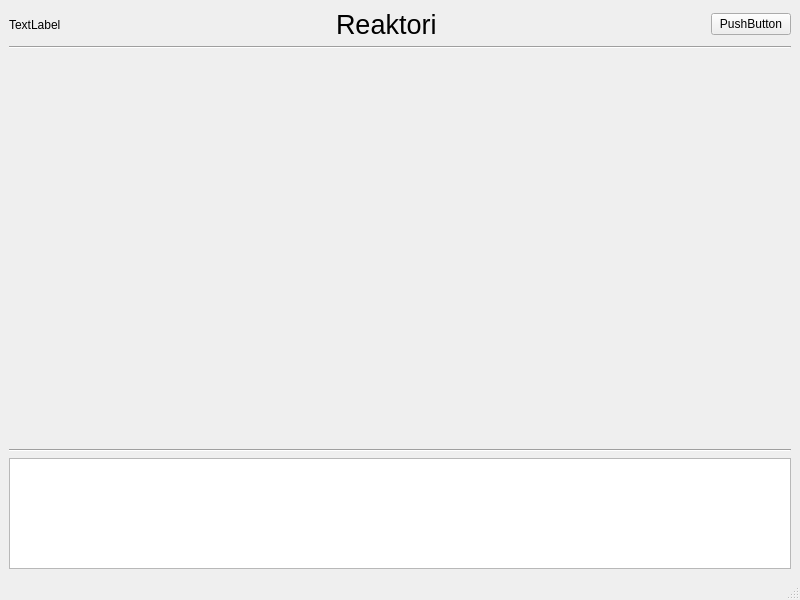
<?xml version="1.0" encoding="UTF-8"?>
<ui version="4.0">
 <class>ProcUI1</class>
 <widget class="QMainWindow" name="ProcUI1">
  <property name="geometry">
   <rect>
    <x>0</x>
    <y>0</y>
    <width>800</width>
    <height>600</height>
   </rect>
  </property>
  <property name="windowTitle">
   <string>MainWindow</string>
  </property>
  <widget class="QWidget" name="centralwidget">
   <layout class="QVBoxLayout" name="verticalLayout_2">
    <item>
     <layout class="QVBoxLayout" name="verticalLayout" stretch="1,0,7,0,2">
      <item>
       <layout class="QHBoxLayout" name="horizontalLayout_2">
        <item>
         <widget class="QLabel" name="label_Logo">
          <property name="text">
           <string>TextLabel</string>
          </property>
         </widget>
        </item>
        <item>
         <spacer name="horizontalSpacer_2">
          <property name="orientation">
           <enum>Qt::Orientation::Horizontal</enum>
          </property>
          <property name="sizeHint" stdset="0">
           <size>
            <width>40</width>
            <height>20</height>
           </size>
          </property>
         </spacer>
        </item>
        <item>
         <widget class="QLabel" name="label_Heder">
          <property name="font">
           <font>
            <pointsize>20</pointsize>
           </font>
          </property>
          <property name="text">
           <string>Reaktori</string>
          </property>
         </widget>
        </item>
        <item>
         <spacer name="horizontalSpacer">
          <property name="orientation">
           <enum>Qt::Orientation::Horizontal</enum>
          </property>
          <property name="sizeHint" stdset="0">
           <size>
            <width>40</width>
            <height>20</height>
           </size>
          </property>
         </spacer>
        </item>
        <item>
         <widget class="QPushButton" name="pushButton_Stop">
          <property name="text">
           <string>PushButton</string>
          </property>
         </widget>
        </item>
       </layout>
      </item>
      <item>
       <widget class="Line" name="line">
        <property name="orientation">
         <enum>Qt::Orientation::Horizontal</enum>
        </property>
       </widget>
      </item>
      <item>
       <layout class="QHBoxLayout" name="horizontalLayout_Process">
        <item>
         <widget class="QWidget" name="desktop" native="true"/>
        </item>
       </layout>
      </item>
      <item>
       <widget class="Line" name="line_2">
        <property name="orientation">
         <enum>Qt::Orientation::Horizontal</enum>
        </property>
       </widget>
      </item>
      <item>
       <layout class="QHBoxLayout" name="horizontalLayout">
        <item>
         <widget class="QTextEdit" name="textEdit_Info"/>
        </item>
       </layout>
      </item>
     </layout>
    </item>
   </layout>
  </widget>
  <widget class="QMenuBar" name="menubar">
   <property name="geometry">
    <rect>
     <x>0</x>
     <y>0</y>
     <width>800</width>
     <height>21</height>
    </rect>
   </property>
  </widget>
  <widget class="QStatusBar" name="statusbar"/>
 </widget>
 <resources/>
 <connections/>
</ui>
